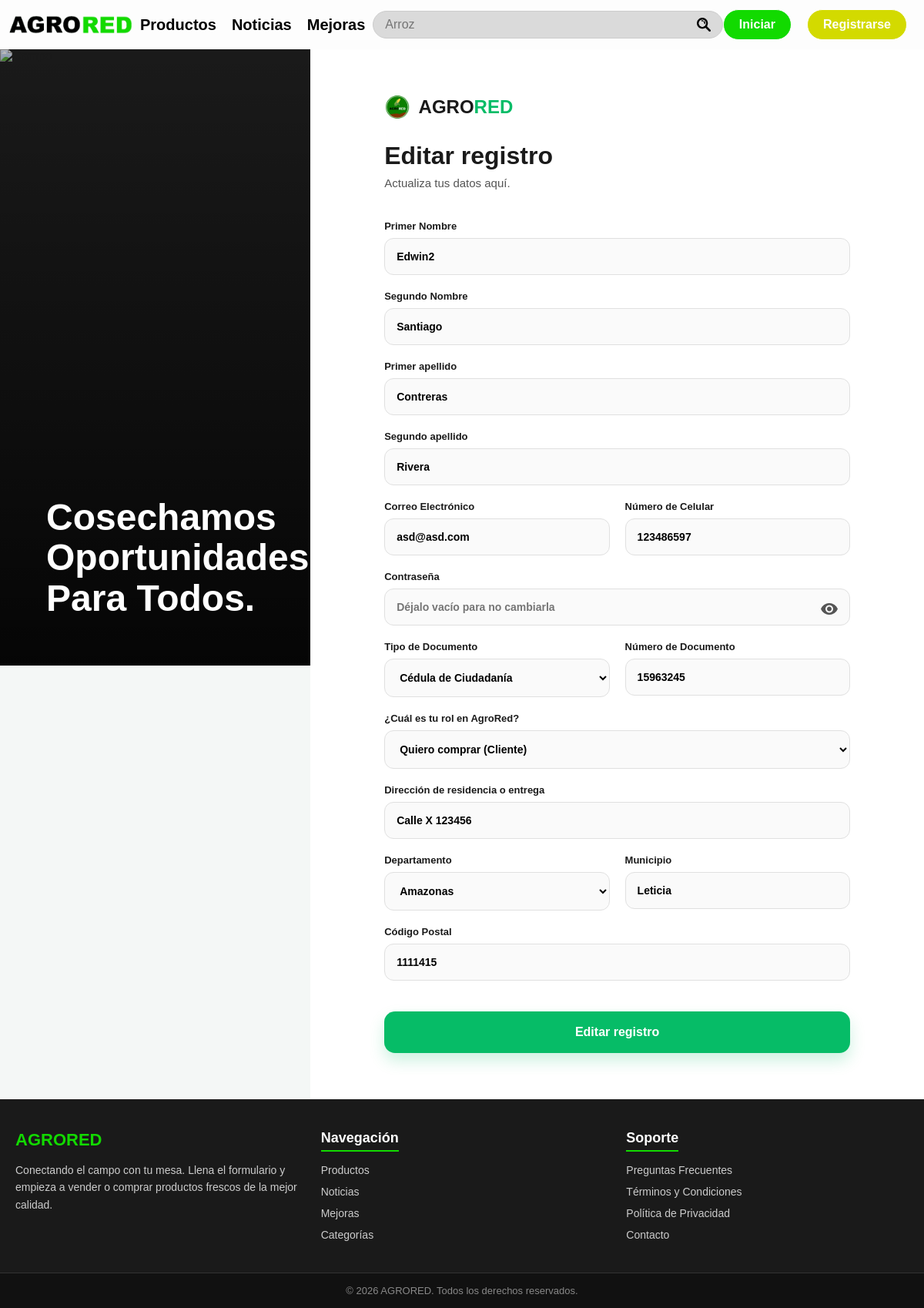
/Agrored_web_nuevo3/static/php/editar_usuario.php?id_usuario=1, run on the app's committed database.
### tables this page shows
CREATE TABLE `usuario` (
  `id_usuario` int(11) NOT NULL,
  `P_nombre` varchar(30) DEFAULT NULL,
  `S_nombre` varchar(30) DEFAULT NULL,
  `P_apellido` varchar(30) DEFAULT NULL,
  `S_apellido` varchar(30) DEFAULT NULL,
  `correo` varchar(40) DEFAULT NULL,
  `celular` varchar(15) DEFAULT NULL,
  `contrasena` varchar(255) NOT NULL,
  `tip_documento` varchar(5) DEFAULT NULL,
  `numero_documento` varchar(15) DEFAULT NULL,
  `rol` varchar(15) DEFAULT NULL,
  `direccion` varchar(40) DEFAULT NULL,
  `departamento` varchar(40) DEFAULT NULL,
  `municipio` varchar(40) DEFAULT NULL,
  `codigo_postal` varchar(40) DEFAULT NULL
);

### Agrored_web_nuevo3/static/php/editar_usuario.php (the view, shortened to what this page needs)
<?php
    require 'conexion_inicial.php';
    $id = filter_input(INPUT_GET, 'id_usuario', FILTER_VALIDATE_INT);
    $stmt = $pdo->prepare("SELECT id_usuario, P_nombre, S_nombre, P_apellido, S_apellido, correo, celular, contrasena, tip_documento, numero_documento, rol, direccion, departamento, municipio, codigo_postal FROM usuario WHERE id_usuario = :id_usuario");
    $stmt->execute([':id_usuario' => $id]);
    $usuario = $stmt->fetch(PDO::FETCH_ASSOC);
?>
<!DOCTYPE html>
<html lang="es">
<head>
    <link rel="stylesheet" href="../css/registrarse.css">
</head>
<body>
    <nav>
        <div class="Navbar">
            <a href="../templates/index.html" class="logo-link">
                <img src="../img/Logo_letras.png" alt="" width="30%" class="imagen_logo">
            </a>
            <a href="../templates/productos.html">Productos</a>
            <a href="../templates/noticias.html">Noticias</a>
            <a href="../templates/mejoras.html">Mejoras</a>
            <input type="search" placeholder="Arroz">
            <div class="botones">
                <a href="../templates/iniciar_sesion.html"><input type="button" value="Iniciar" class="Iniciar"></a>
                <a href="../templates/registrarse.html"><input type="button" value="Registrarse" class="Registrarse"></a>
            </div>
        </div>
    </nav>
    <div class="register-container">
        <div class="register-image">
            <img src="https://images.pexels.com/photos/1267325/pexels-photo-1267325.jpeg?auto=compress&cs=tinysrgb&w=1200" alt="Campo">
            <div class="image-overlay">
                <h2>Cosechamos<br>Oportunidades<br>Para Todos.</h2>
            </div>
        </div>
        <div class="register-form-section">
            <div class="logo-reg">
                <img src="../img/Logo.png" height="30">
                <div>AGRO<span>RED</span></div>
            </div>
            <h3>Editar registro</h3>
            <p class="subtitle">Actualiza tus datos aquí.</p>
            <form action="actualizar.php" method="post">
                <div class="input-group full-width">
                    <label>Primer Nombre</label>
                    <input type="text" name="P_nombre" id="P_nombre" value="<?= htmlspecialchars($usuario['P_nombre']) ?>" placeholder="Escribe tu primer nombre" required>
                </div>
                <div class="input-group full-width">
                    <label>Segundo Nombre</label>
                    <input type="text" name="S_nombre" id="S_nombre" value="<?= htmlspecialchars($usuario['S_nombre']) ?>" placeholder="Escribe tu Segundo nombre" required>
                </div>
                <div class="input-group full-width">
                    <label>Primer apellido</label>
                    <input type="text" name="P_apellido" id="P_apellido" value="<?= htmlspecialchars($usuario['P_apellido']) ?>" placeholder="Escribe tu Primer apellido" required>
                </div>
                <div class="input-group full-width">
                    <label>Segundo apellido</label>
                    <input type="text" name="S_apellido" id="S_apellido" value="<?= htmlspecialchars($usuario['S_apellido']) ?>" placeholder="Escribe tu Segundo apellido" required>
                </div>
                <div class="input-group">
                    <label>Correo Electrónico</label>
                    <input type="email" name="correo" id="correo" value="<?= htmlspecialchars($usuario['correo']) ?>" placeholder="ejemplo@correo.com" required>
                </div>
                <div class="input-group">
                    <label>Número de Celular</label>
                    <input type="tel" name="celular" id="celular" value="<?= htmlspecialchars($usuario['celular']) ?>" placeholder="300 000 0000" required>
                </div>
                <div class="input-group full-width password-wrapper">
                    <label>Contraseña</label>
                    <input type="password" name="contrasena" placeholder="Déjalo vacío para no cambiarla" minlength="8">                    <span class="material-icons-round toggle-password">visibility</span>
                </div>
                <div class="input-group">
                    <label>Tipo de Documento</label>
                    <select name="tip_documento">
                        <option value="CC">Cédula de Ciudadanía</option>
                    </select>
                </div>
                <div class="input-group">
                    <label>Número de Documento</label>
                    <input type="text" name="numero_documento" id="numeroDocumento" value="<?= htmlspecialchars($usuario['numero_documento']) ?>" placeholder="123456789" required>
                </div>
                <div class="input-group full-width">
                    <label>¿Cuál es tu rol en AgroRed?</label>
                    <select name="rol" id="rol" required>
                        <option value="comprador" <?= $usuario['rol'] === 'comprador' ? 'selected' : '' ?>>Quiero comprar (Cliente)</option>
                    </select>
                </div>
                <div class="input-group full-width">
                    <label>Dirección de residencia o entrega</label>
                    <input type="text" name="direccion" id="direccion" value="<?= htmlspecialchars($usuario['direccion']) ?>" placeholder="Calle, Carrera, número..." required>
                </div>
                <div class="input-group">
                    <label>Departamento</label>
                    <select name="departamento" id="departamento">
                        <option value="<?= htmlspecialchars($usuario['departamento']) ?>"><?= htmlspecialchars($usuario['departamento']) ?></option>
                    </select>
                </div>
                <div class="input-group">
                    <label>Municipio</label>
                    <input type="text" name="municipio" id="municipio" value="<?= htmlspecialchars($usuario['municipio']) ?>" placeholder="Ciudad o Municipio">
                </div>
                <div class="input-group full-width">
                    <label>Código Postal</label>
                    <input type="text" name="codigo_postal" value="<?= htmlspecialchars($usuario['codigo_postal']) ?>" placeholder="Opcional">
                </div>
                <button type="submit" class="btn-register">
                    Editar registro
                </button>
            </form>
        </div>
    </div>
    <footer class="pie-pagina">
        <div class="contenedor-footer">
            <div class="columna-footer">
                <h3>AGRORED</h3>
                <p>Conectando el campo con tu mesa. Llena el formulario y empieza a vender o comprar productos frescos de la mejor calidad.</p>
            </div>
            <div class="columna-footer">
                <h4>Navegación</h4>
                <ul>
                    <li><a href="#">Productos</a></li>
                    <li><a href="#">Noticias</a></li>
                    <li><a href="#">Mejoras</a></li>
                    <li><a href="#">Categorías</a></li>
                </ul>
            </div>
            <div class="columna-footer">
                <h4>Soporte</h4>
                <ul>
                    <li><a href="#">Preguntas Frecuentes</a></li>
                    <li><a href="#">Términos y Condiciones</a></li>
                    <li><a href="#">Política de Privacidad</a></li>
                    <li><a href="#">Contacto</a></li>
                </ul>
            </div>
        </div>
        <div class="copyright-footer">
            <p>&copy; 2026 AGRORED. Todos los derechos reservados.</p>
        </div>
    </footer>
</body>
</html>

### data on the page
usuario: P_nombre "Edwin2", S_nombre "Santiago", P_apellido "Contreras", S_apellido "Rivera", correo "asd@asd.com", celular "123486597", numero_documento "15963245", rol "Quiero comprar (Cliente)", direccion "Calle X 123456", departamento "Amazonas", municipio "Leticia", codigo_postal "1111415"
